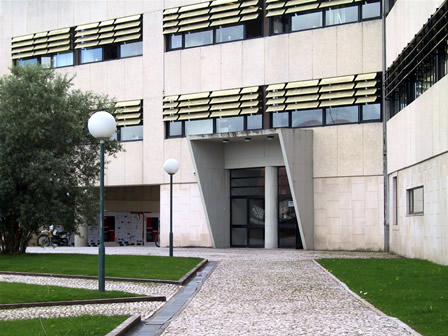
//> input picture 2-OpenCV/G01-Introduction/deti.bmp, 448 x 336 px
$ ./OpenCV_ex_01_d   (built with g++ and OpenCV 4)
//> lines starting //> are read from the running program, lines starting //| are printed output that depends on the picture; after the words box and inside, x2 and y2 are one past the last pixel; in counts of white or black regions, pixels touching at a corner belong together
/*
 * OpenCV_ex_01.cpp
 *
 * Simple example - Opening and displaying an image
 *
 * J. Madeira - Nov 2012 + Nov 2017
 */


// Visual Studio ONLY - Allowing for pre-compiled header files

// This has to be the first #include

// Remove it, if you are not using Windows and Visual Studio

//#include "stdafx.h"


// The remaining #includes

#include <iostream>

// Basic OpenCV functionalities

#include "opencv2/core/core.hpp"

#include "opencv2/highgui/highgui.hpp"

#include "opencv2/imgproc/imgproc.hpp"

// If you want to "simplify" code writing, you might want to use:

// using namespace cv;

// using namespace std;

cv::Mat image1;

void on_mouse( int event, int x, int y, int flags, void *param );
int main( void )
{
    // To store an image


	// Read an image from file

	// Note the flag : IMREAD_UNCHANGED

	// Question : which other flags can be used ?

	image1 = cv::imread( "deti.bmp", cv::IMREAD_UNCHANGED );
//> image1 is the input picture: 336 rows x 448 cols, CV_8UC3; mean B, G, R 138.8, 146.3, 145.1


	if( image1.empty() )
	{
	    // NOT SUCCESSFUL : the data attribute is empty

	    std::cout << "Image file could not be open !!" << std::endl;

	    return -1;
	}

	cv::setMouseCallback("Image", on_mouse);

	// #########################################
	// Add the grid
	int height = image1.size().height;
//> height = 336
	int width = image1.size().width;
//> width = 448


	//

	for (int i = 0; i < height; i+= 20) {
		cv::line(image1, cv::Point(0, i), cv::Point(width, i), CV_RGB(145, 145,145));
	}
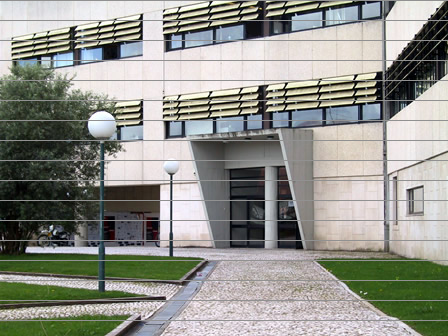
//> image1: 336 rows x 448 cols, CV_8UC3; 5.06% of pixels changed, all inside (x1, y1, x2, y2) = (0, 0, 448, 321)

	for (int j = 0; j < width; j+= 20) {
		cv::line(image1, cv::Point(j, 0), cv::Point(j, height), CV_RGB(145, 145,145));

	}
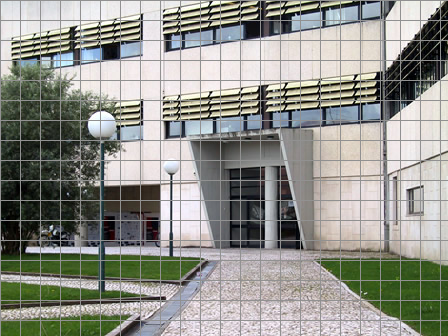
//> image1: 336 rows x 448 cols, CV_8UC3; 4.87% of pixels changed, all inside (x1, y1, x2, y2) = (0, 1, 441, 336)


	// Display the images

	cv::namedWindow( "Display window : deti.bmp", cv::WINDOW_AUTOSIZE );
	cv::imshow( "Display window : deti.bmp", image1 );

	// Wait for a pressed key
    cv::waitKey( 0 );

	// Destroy the window --- Actually not needed in such a simple program
	cv::destroyWindow( "Display window : deti.bmp" );


	return 0;
}

void on_mouse( int event, int x, int y, int flags, void *param ) {
	if (event == CV_EVENT_RBUTTONDOWN) {
		// Filled circle of radius 25
		std::cout << "Hello" << std::endl;
		cv::circle(image1, cv::Point(x, y), 25, CV_RGB(255, 0, 0), CV_FILLED);

		cv::imshow( "Display window : deti.bmp", image1 );
	}
}
